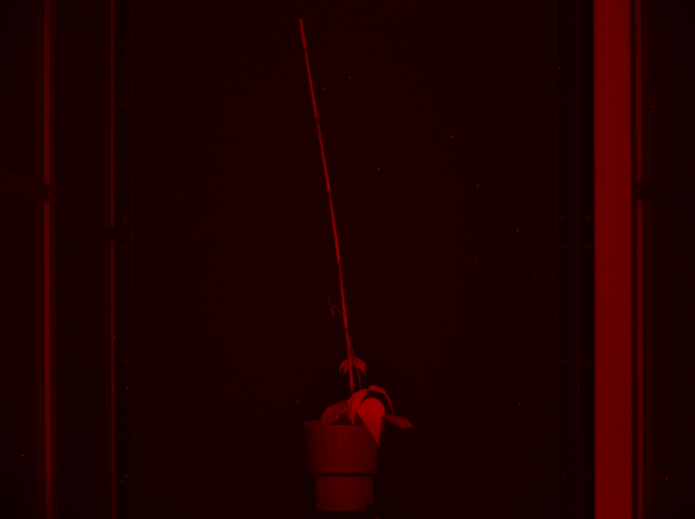
#> input picture mv_plant_images/8-28-23-HerbsMaize-InHouse_828-091-BeanDragon-WW_2023-08-29_13-35-50.743_17880100/Fluo_SV_0/0_0_0.png, 1390 x 1038 px, given in place of -BeanDragon-WW_2023-08-29_13-35-50.743_17880100_Vis_SV_0.png, which was not available (shown at 1/2 size)
$ jupyter execute --allow-errors tinker.ipynb
#> lines starting #> are read from the running program, lines starting #| are printed output that depends on the picture; after the words box and inside, x2 and y2 are one past the last pixel; in counts of white or black regions, pixels touching at a corner belong together; pictures that were not available may be replaced by others from this repository, and a replacement may not be noted
[cell 1]
import cv2
import numpy as np
from pathlib import Path
import matplotlib.pyplot as plt
import os
import pandas as pd
from tqdm import tqdm
from scipy.ndimage import binary_erosion
from scipy.ndimage import binary_dilation
from sklearn.metrics import confusion_matrix
from PIL import Image

[cell 2]
image_path = "plant_images/8-28-23-HerbsMaize-InHouse_828-091-BeanDragon-WW_2023-08-29_13-35-50.743_17880100_Vis_SV_0.png"

[cell 3]
def segment(image_path):
    # Load the image
    image = cv2.imread(image_path)
#> image is the input picture: shape (1038, 1390, 3); mean B, G, R 0, 0, 30.7
    image_rgb = cv2.cvtColor(image, cv2.COLOR_BGR2RGB)
    output_dir = "segmentation_output/" + image_path[13:-4] + '/'

    plt.figure(figsize=(15, 10))
    plt.subplot(2, 3, 1)
    plt.title("Original Image")
    plt.imshow(image_rgb)

    os.mkdir(output_dir)

    cv2.imwrite(os.path.join(output_dir, "original_image.png"), cv2.cvtColor(image_rgb, cv2.COLOR_RGB2BGR))

    # Convert to HSV
    image_hsv = cv2.cvtColor(image, cv2.COLOR_BGR2HSV)
#> image_hsv: shape (1038, 1390, 3); mean H, S, V 0, 255, 30.7

    # Define a precise range for brown shades
    lower_brown = np.array([0, 62, 0])  # Lower bound for brown
    upper_brown = np.array([16, 118, 143])  # Upper bound for brown

    # Create a mask for brown colors
    mask = cv2.inRange(image_hsv, lower_brown, upper_brown)
#> mask: shape (1038, 1390); every value is 0

    plt.subplot(2, 3, 2)
    plt.title("Brown Color Mask")
    plt.imshow(mask, cmap="gray")

    cv2.imwrite(os.path.join(output_dir, "brown_color_mask.png"), mask)

    # Enhance edges using the Canny edge detector
    edges = cv2.Canny(mask, 50, 150)

    plt.subplot(2, 3, 3)
    plt.title("Edges")
    plt.imshow(edges, cmap="gray")

    cv2.imwrite(os.path.join(output_dir, "edges.png"), edges)

    # Combine the mask and edges for better segmentation
    combined_mask = cv2.bitwise_or(mask, edges)

    # Apply morphological operations to clean and emphasize structure
    kernel = cv2.getStructuringElement(cv2.MORPH_RECT, (5, 5))
    cleaned_mask = cv2.morphologyEx(combined_mask, cv2.MORPH_CLOSE, kernel)

    plt.subplot(2, 3, 4)
    plt.title("Morphological Operations")
    plt.imshow(combined_mask, cmap="gray")
    cv2.imwrite(os.path.join(output_dir, "morph.png"), combined_mask)

    # Apply the rectangle mask to all masks
    # Define the rectangle coordinates
    top_left = (883, 963)
    bottom_right = (3697, 5577)

    # Create a mask for the rectangle region
    rectangle_mask = np.zeros_like(mask, dtype=np.uint8)
    cv2.rectangle(rectangle_mask, top_left, bottom_right, 255, -1)
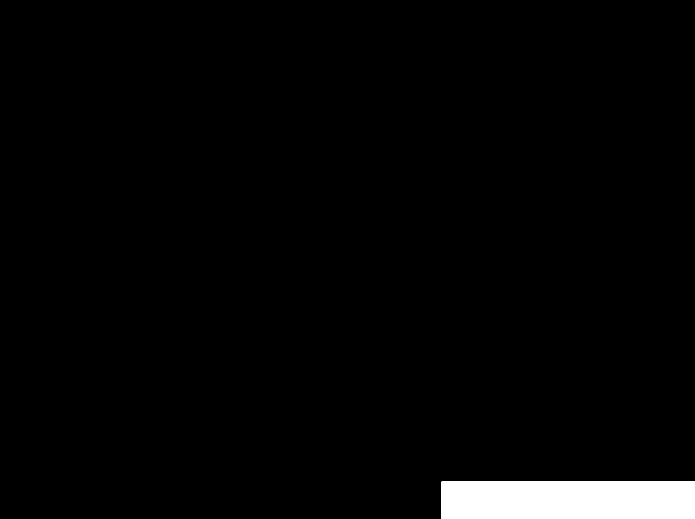
#> rectangle_mask: shape (1038, 1390) (shown at 1/2 size); 2.6% white; 1 white region, box (x1, y1, x2, y2) and area: (883, 963, 1390, 1038) 38025

    plt.subplot(2, 3, 5)
    plt.title("Artifact Filtering")
    plt.imshow(rectangle_mask, cmap="gray")
    cv2.imwrite(os.path.join(output_dir, "crop.png"), rectangle_mask)

    # Apply the rectangle mask to each intermediate mask
    # mask = cv2.bitwise_and(mask, rectangle_mask)
    # edges = cv2.bitwise_and(edges, rectangle_mask)
    # combined_mask = cv2.bitwise_and(combined_mask, rectangle_mask)
    cleaned_mask = cv2.bitwise_and(cleaned_mask, rectangle_mask)


    # Remove edge artifacts using a mask
    # Define a mask that excludes image edges
    # height, width = cleaned_mask.shape
    # edge_mask = np.zeros_like(cleaned_mask, dtype=np.uint8)
    # cv2.rectangle(edge_mask, (50, 50), (width - 50, height - 50), 255, -1)

    # Apply the edge mask to the cleaned mask
    # final_mask = cv2.bitwise_and(cleaned_mask, cleaned_mask, mask=edge_mask)


    # Extract the segmented stem from the original image
    # segmented_stem = cv2.bitwise_and(image_rgb, image_rgb, mask=final_mask)
    segmented_stem = cv2.bitwise_and(image_rgb, image_rgb, mask=cleaned_mask)
#> segmented_stem: shape (1038, 1390, 3); every value is 0

    plt.subplot(2, 3, 6)
    plt.title("Segmented Stake")
    plt.imshow(segmented_stem)
    cv2.imwrite(os.path.join(output_dir, "segmented_stem.png"), cv2.cvtColor(segmented_stem, cv2.COLOR_RGB2BGR))

    # [26 lines of commented-out code are left out]


    plt.tight_layout()
    plt.savefig(os.path.join(output_dir, "figure.svg"))

[cell 4]
segment(image_path)

[cell 5]
class SegmentationEvaluator:
    """
    Evaluate image segmentation results using various metrics and compares predicted segmentation masks against ground truth masks.
    """
    def __init__(self, pred_mask, true_mask):
        self.pred_mask = pred_mask
        self.true_mask = true_mask
        self.tn, self.fp, self.fn, self.tp = confusion_matrix(
            true_mask.ravel(),
            pred_mask.ravel()
        ).ravel()

    # [7 lines left out: function iou, not called in this run]

    def dice_coefficient(self):
        # Dice coefficient (F1 score). Returns harmonic mean of precision and recall.
        return 2 * self.tp / (2 * self.tp + self.fp + self.fn) if (2 * self.tp + self.fp + self.fn) != 0 else 0

    def precision(self):
        # Positive predictive value
        return self.tp / (self.tp + self.fp) if (self.tp + self.fp) != 0 else 0

    def recall(self):
        # Sensitivity
        return self.tp / (self.tp + self.fn) if (self.tp + self.fn) != 0 else 0

    def accuracy(self):
        return (self.tp + self.tn) / (self.tp + self.tn + self.fp + self.fn)

    # [75 lines left out: functions _get_boundary, get_all_metrics, visualize_results, not called in this run]

def evaluate_segmentation(pred_img, gt_img, output_folder):
    # Evaluate segmentation results for all images in given folder
    os.makedirs(output_folder, exist_ok=True)
    result_file = os.path.join(output_folder, "Segmentation_Evaluation_Results.txt")

    with open(result_file, "w") as f:
            # pred_file = "8-28-23-HerbsMaize-InHouse_828-091-BeanDragon-WW_2023-08-29_13-35-50.743_17880100_Vis_SV_0/segmented_stem.png"
            # matching_gt = "8-28-23-HerbsMaize-InHouse_828-091-BeanDragon-WW_2023-08-29_13-35-50.743_17880100_Vis_SV_0_ground_truth.png"

            print(f"Processing:\nPrediction: {pred_img}\nGround Truth: {gt_img}")

            pred_img = Image.open(pred_img).convert('L')
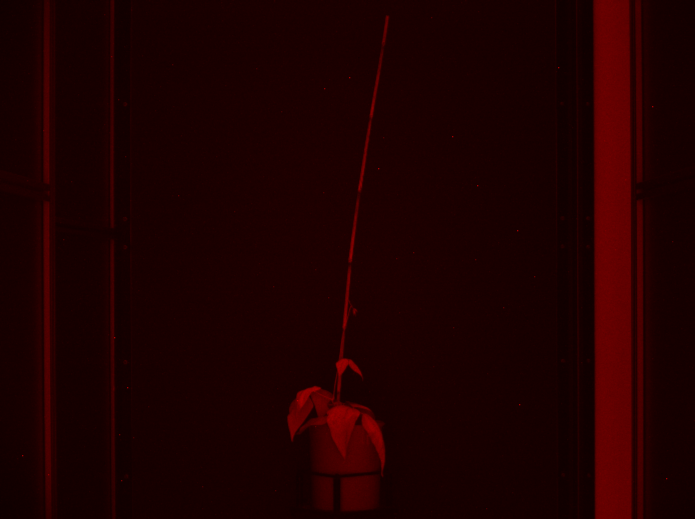
#> input picture mv_plant_images/8-28-23-HerbsMaize-InHouse_828-091-BeanDragon-WW_2023-08-29_13-35-50.743_17880100/Fluo_SV_144/0_0_0.png, 1390 x 1038 px, given in place of combined_mask.png, which was not available (shown at 1/2 size)
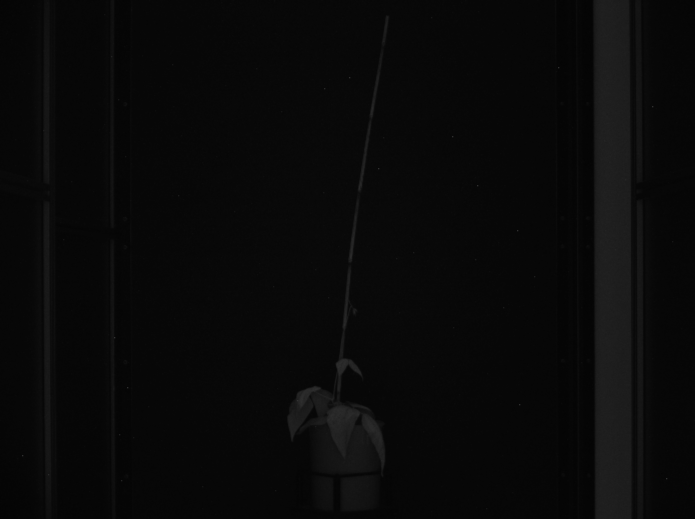
#> pred_img: PIL image 1390x1038 L (shown at 1/2 size); min 2, max 76, mean 9.2
            true_img = Image.open(gt_img).convert('L')
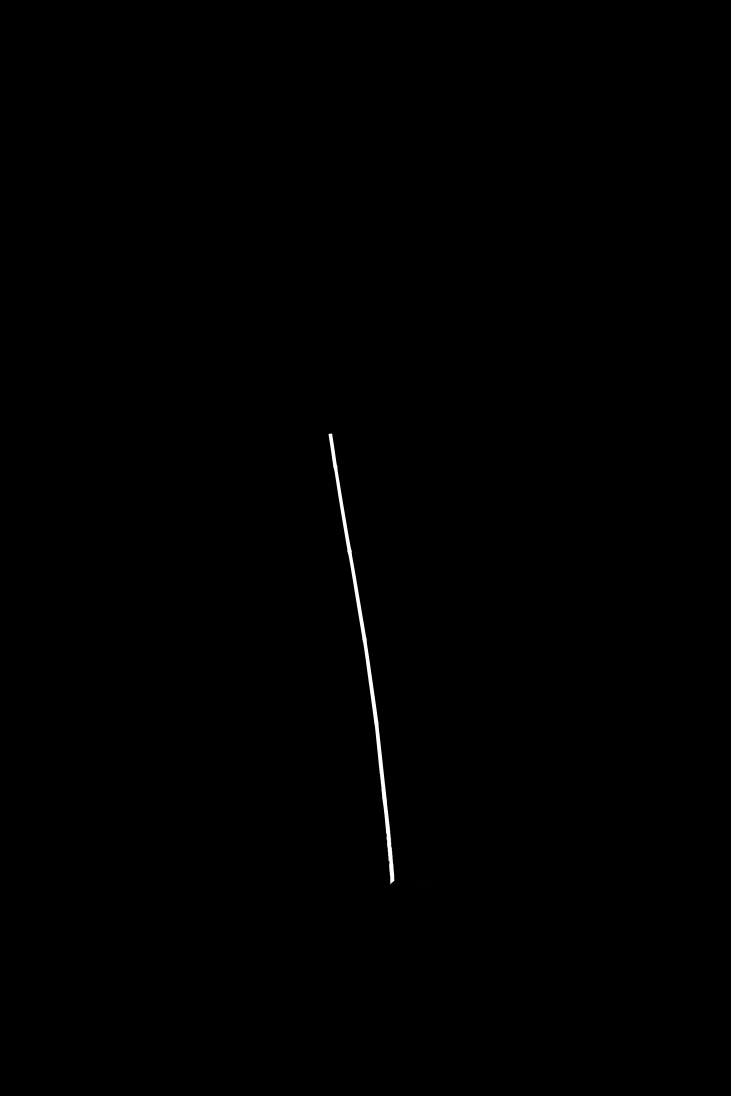
#> input picture ground_truth/8-28-23-HerbsMaize-InHouse_828-091-BeanDragon-WW_2023-08-29_13-35-50.743_17880100_Vis_SV_0_ground_truth.png, 4384 x 6576 px (shown at 1/6 size)

            pred_mask = np.array(pred_img) > 127
            true_mask = np.array(true_img) > 127
#> true_mask: shape (6576, 4384) bool; 0.21% white; 1 white region, box (x1, y1, x2, y2) and area: (1971, 2601, 2366, 5305) 60850

            evaluator = SegmentationEvaluator(pred_mask, true_mask)
            metrics = evaluator.get_all_metrics()

            f.write(f"File: {pred_img}\n")
            for metric, value in metrics.items():
                f.write(f"{metric}: {value:.4f}\n")
            f.write("\n")

            eval_visualization_path = os.path.join(
                output_folder,
                "combined_mask_evaluation_visualization.png"
            )
            evaluator.visualize_results(save_path=eval_visualization_path)

prediction = "output/8-28-23-HerbsMaize-InHouse_828-091-BeanDragon-WW_2023-08-29_13-35-50.743_17880100_Vis_SV_0/combined_mask.png"
ground_truth = "ground_truth/8-28-23-HerbsMaize-InHouse_828-091-BeanDragon-WW_2023-08-29_13-35-50.743_17880100_Vis_SV_0_ground_truth.png"
output_folder = "evaluation/" + image_path

#> (the rest of this cell did not finish here and is left out)
